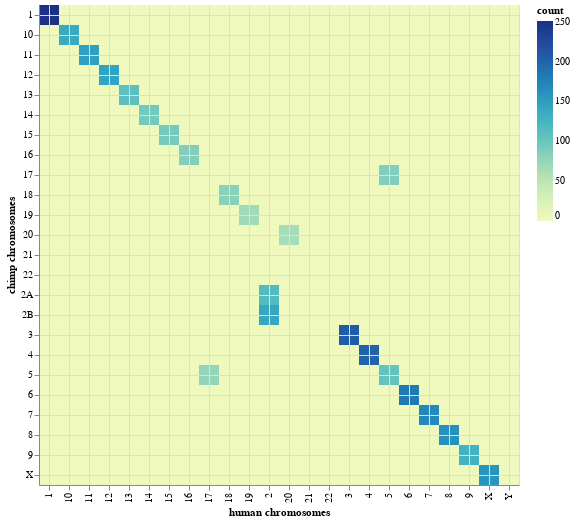

Here is the notebook cell this chart was saved with:
### Code cell
hchr_list = [ '1', '2', '3', '4', '5', '6', '7', '8', '9', '10', 
         '11', '12', '13', '14', '15', '16', '17', '18', '19', '20', 
         '21', '22', 'X', 'Y' ]
gchr_list = [ '1', '2A', '2B', '3', '4', '5', '6', '7', '8', '9', '10', 
         '11', '12', '13', '14', '15', '16', '17', '18', '19', '20', 
         '21', '22', 'X' ]

hchrs = [ hval for hval in hchr_list for cval in gchr_list ]
cchrs = [ cval for hval in hchr_list for cval in gchr_list ]
counts = []
for hchr,cchr in zip(hchrs,cchrs):
    xdf = df50[(df50['sp']=='human') & (df50['msp'] == 'gorilla') & (df50['chr'] == hchr) & (df50['mchr'] == cchr)]
    count = 0
    if len(xdf) > 0:
        count = xdf.iloc[0]['count']
    counts.append(count)

source = pd.DataFrame({'x': hchrs,
                     'y': cchrs,
                     'z': counts})

alt.Chart(source).mark_rect().encode(
    x=alt.X('x:N', axis=alt.Axis(title='human chromosomes', grid=True, ticks=True)),
    y=alt.Y('y:N', axis=alt.Axis(title='gorilla chromosomes', grid=True, ticks=True)),
    color=alt.Color('z:Q', title="count")
)

### Figure 1 — Vega-Lite specification as saved in the notebook (floating-point values rounded to 4 significant figures; data arrays with more than 128 entries replaced by an {"elided": "..."} marker saying what was removed)
{"config": {"view": {"continuousWidth": 400, "continuousHeight": 300}}, "data": {"name": "data-44944606ac563927e3e5c8bf3c4e4f8b"}, "mark": "rect", "encoding": {"color": {"type": "quantitative", "field": "z", "title": "count"}, "x": {"type": "nominal", "axis": {"grid": true, "ticks": true, "title": "human chromosomes"}, "field": "x"}, "y": {"type": "nominal", "axis": {"grid": true, "ticks": true, "title": "chimp chromosomes"}, "field": "y"}}, "$schema": "https://vega.github.io/schema/vega-lite/v4.0.0.json", "datasets": {"data-44944606ac563927e3e5c8bf3c4e4f8b": {"elided": "576 records"}}}
